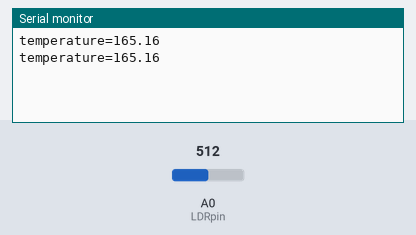
Bench run of a sketch on a simulated ESP8266 (NodeMCU). On the bench: the last lines printed to the serial monitor. The inputs (shaded band) are chosen by the test bench; at power-on: A0 (LDRpin) = 512. WiFi joins after 1.5 s; servers stay silent unless stated.

Above: at 2.2 s.
2.3 s: A0 (LDRpin) set to 716
At 3.7 s:
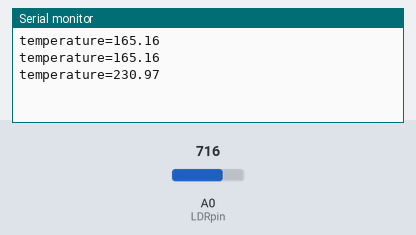
4.2 s: A0 (LDRpin) set to 900
At 4.8 s:
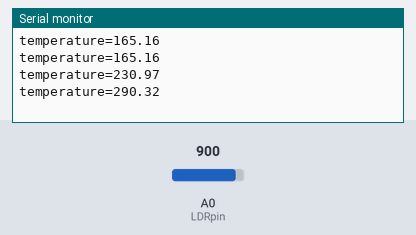
Timing chart, 0 to 7.2 s (numbered marks = the images above; inputs shaded):
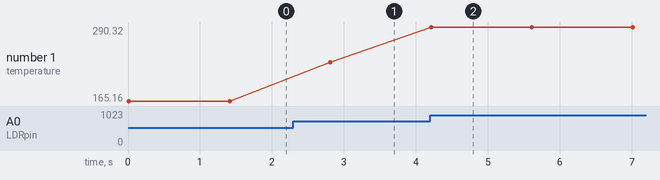

Measured:
- after the input at 2.3 s, the serial monitor: prints a new line after 0.51 s (image 1)
- after the input at 4.2 s, the serial monitor: prints a new line at once (image 2)
- plotted number 1: 165.16 → 230.97 after the input at 2.3 s, 230.97 → 290.32 after the input at 4.2 s

The sketch:

temp.ino
```cpp
#include<ESP8266WiFi.h>;
#include<WiFiClient.h>;
#include<ThingSpeak.h>;
const char *ssid ="vivo 1723";
const char *password="qwerty123";
WiFiClient client;
int val;
int LDRpin=A0;
unsigned long myChannelNumber=901286;
const char *myWriteAPIKEY="SKRDQWVBENQ1AKSL";
float vref=3.3;
float resolution=vref/1023;

void setup() {
Serial.begin(9600); // put your setup code here, to run once:
delay(10);
WiFi.begin(ssid,password);
ThingSpeak.begin(client);
}

void loop() {
  float temperature=analogRead(LDRpin);
  temperature={temperature*resolution};
  temperature*=100;
  Serial.print("temperature=");
  Serial.println(temperature);
  delay(1000);// put your main code here, to run repeatedly:
  ThingSpeak.writeField(myChannelNumber,1,val,myWriteAPIKEY);
  delay(100);
}
```
